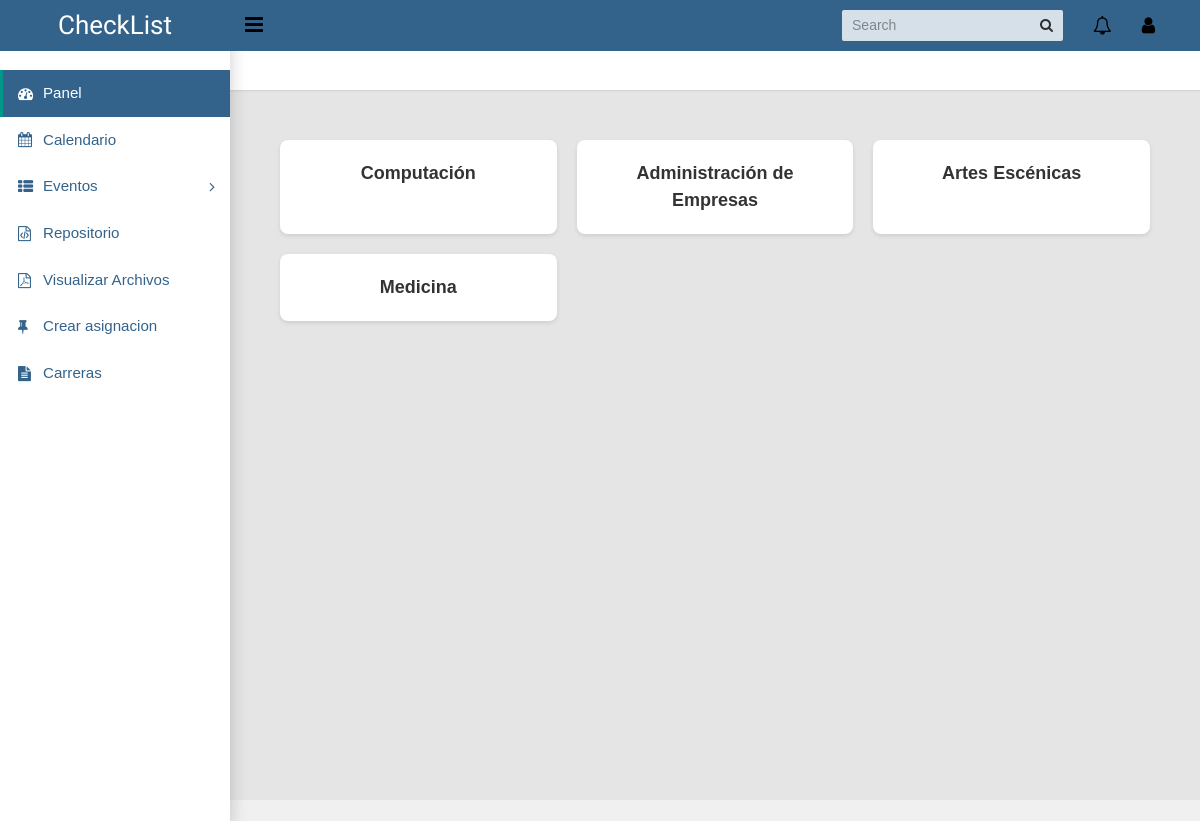
Page /visualizar/ on the committed database.
### calendarapp/models/archivos.py (models this page shows, shortened)
class Carrera(models.Model):
    nombre = models.CharField(max_length=50)

### calendarapp/views/archivo.py (the view)
# urls.py: path('visualizar/', archivo.visualizar, name='visualizar'),
def visualizar(request):
    carrera = Carrera.objects.all()
    return render(request, 'visualizar.html', {'carreras': carrera})

### templates/visualizar.html (shortened to what this page needs)
{% extends "base.html" %}
    {% load static %}
    {% block content %}
    <div class="container">
        {% for e in carreras %}
            <div class="carrera">
                <a href="{% url 'calendarapp:v_ciclo' e.id %}">{{e.nombre}}</a>
            </div>
        {% endfor %}
    </div>
    {% endblock %}

### static/css/carreras.css (style rules this page uses)
body { font-family: Arial, sans-serif; background-color: #f0f0f0; margin: 0; padding: 0; }
.container { display: grid; grid-template-columns: repeat(3, 1fr); gap: 20px; max-width: 1200px; margin: 0 auto; padding: 20px; }
.carrera { background-color: #fff; border-radius: 8px; box-shadow: 0 2px 4px rgba(0, 0, 0, 0.1); padding: 20px; text-align: center; }
.carrera a { text-decoration: none; color: #333; font-size: 18px; font-weight: bold; }

### rows in the picture
Carrera: nombre "Computación"
Carrera: nombre "Administración de Empresas"
Carrera: nombre "Artes Escénicas"
Carrera: nombre "Medicina"
